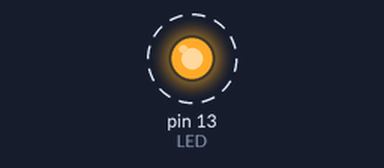
This sketch was run on a simulated Arduino Uno, built with avr-gcc and run on an emulated ATmega328P. Shown: output pins drawn as LEDs (lit = HIGH). Dashed ring = blinking.

Above: at 0.15 s.
Timing chart, 0 to 3.0 s (numbered marks = the images above):
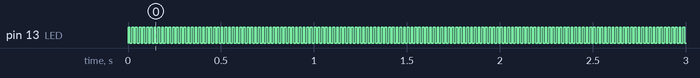

Measured:
- by itself, pin 13 (LED): alternates HIGH for 0.01 s and LOW for 0.01 s

The sketch:

Send.ino
```cpp
int LED = 13;

void setup() {
  Serial.begin(9600);
  pinMode(LED, OUTPUT);

}

void loop() {
  digitalWrite(LED, HIGH);
  delay(10);
  digitalWrite(LED, LOW);
  delay(10);
}
```
